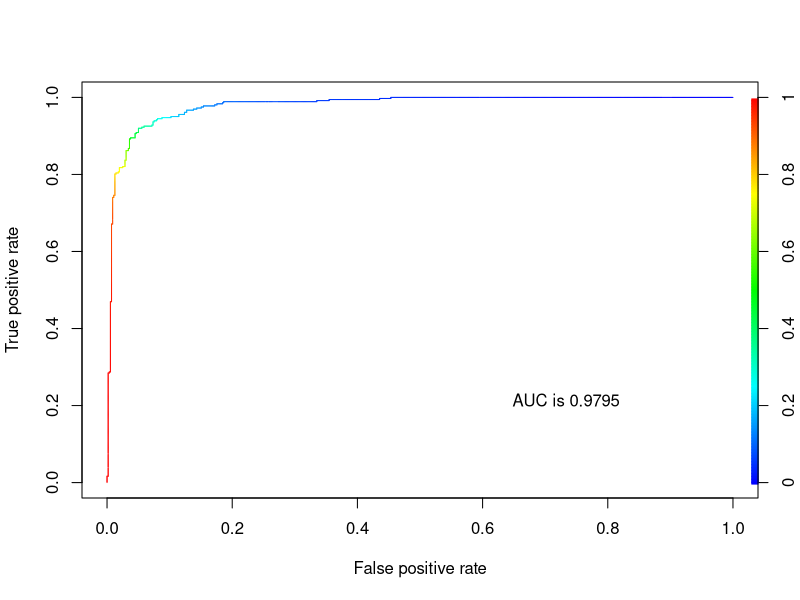
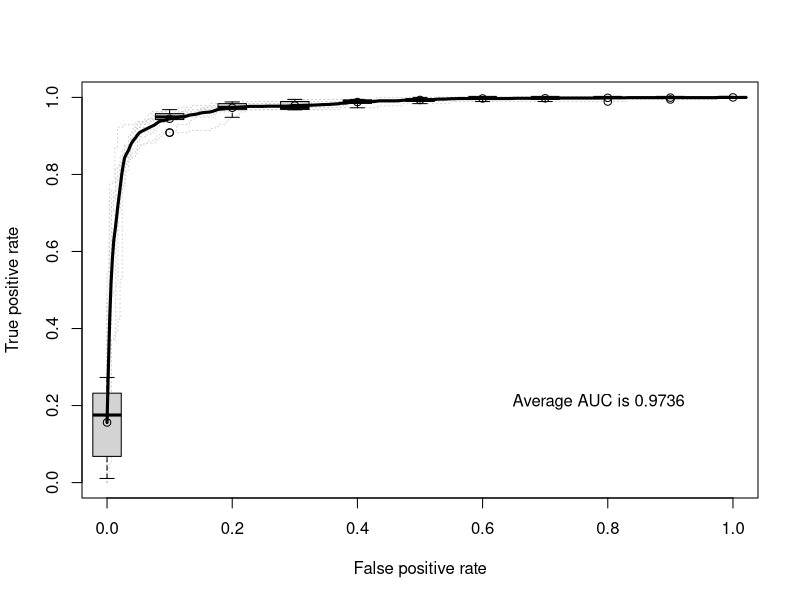

Source code (R) for these figures, in order:
# Christine Hwang, chwang14@jh.edu
# p03_p1
# Recognize spam with a support vector machine

library(kernlab)
set.seed(3)
data(spam)

# split into train (80%) and test (20%)
testidx <- which(1:length(spam[, 1]) %% 5 == 0)
spamtrain <- spam[-testidx,]
spamtest <- spam[testidx,]

# train SVM with training set
library(e1071)
model <- svm(type~., data = spamtrain, kernel = "radial", probability = TRUE)

# predict testing set with SVM
prediction <- predict(model, spamtest, probability = TRUE)

# plot ROC curve
library(ROCR)
pred_prob <- attr(prediction, 'probabilities')[, "spam"]
pred_comb <- prediction(pred_prob, spamtest$type == 'spam')
perf <- performance(pred_comb, "tpr", "fpr")
svmauc <- performance(pred_comb, "auc")
svmauc <- unlist(slot(svmauc, "y.values"))
plot(perf, colorize = TRUE)
legend(0.6, 0.3, c(c(paste('AUC is', format(round(svmauc, 4), nsmall = 4))), "\n"), border = "white", cex = 1.0, box.col = "white")

# repeat using 10-fold cross validation
folds <- function(x, n) split(x, sort(rep(1:n, len = length(x))))
split <- folds(spam, 10)

pred_lst = vector(mode = "list", length = 10)
gt_lst = vector(mode = "list", length = 10)
auc_list = vector(mode = "list", length = 10)

for (i in 1:10) {
    test = as.data.frame(split[i])
    names(test) =  names(spamtest)
    train = 0 # initialize train
    
    order = 1
    for (j in 1:10) {
    	if(!(j == i)){
		    train_tmp = as.data.frame(split[j])
		    names(train_tmp) = names(spamtest)
		    if (order == 1) {
		        order = 0
		        train = train_tmp
		    } else {
		      train = rbind(train, train_tmp)
		    }
		}
    }

    # predict testing set with SVM
    model <- svm(type~., data = train, kernel = "radial", probability = TRUE)
    prediction <- predict(model,test, probability = TRUE)
    
  	# plot ROC curve
    pred_prob <- attr(prediction, 'probabilities')[, "spam"]
    pred_comb <- prediction(pred_prob, test$type == 'spam')
    perf <- performance(pred_comb, "tpr", "fpr")
    svmauc <- performance(pred_comb, "auc")
    svmauc <- unlist(slot(svmauc, "y.values"))

    pred_lst[[i]] <- pred_prob
    gt_lst[[i]] <- test$type == 'spam'
    auc_list[i] <- svmauc
    
}


svmpred <- prediction(pred_lst, gt_lst)
svmperf <- performance(svmpred, "tpr", "fpr")
plot(svmperf,col = "grey82", lty = 3)
plot(svmperf, lwd = 3, avg = "vertical", spread.estimate = "boxplot", add = T)
legend(0.6, 0.3, c(c(paste('Average AUC is', format(round(mean(unlist(auc_list)), 4), nsmall = 4))), "\n"), border = "white", cex = 1.0, box.col = "white")
